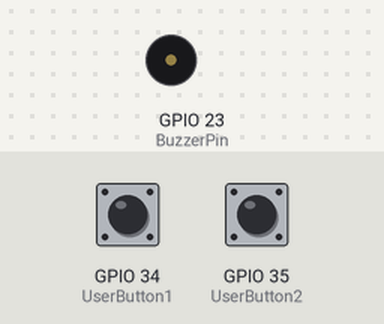
Bench run of a sketch on a simulated ESP32. Parts: buzzer (waves = sounding). The inputs (shaded band) are chosen by the test bench; at power-on: GPIO 34 (UserButton1) HIGH, GPIO 35 (UserButton2) HIGH.

Above: at 3.9 s.
4.0 s: GPIO 34 (UserButton1) pulled LOW for 1 s
At 4.7 s:
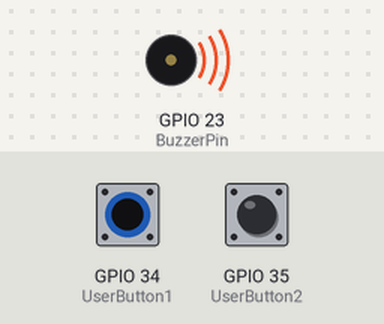
7.0 s: GPIO 35 (UserButton2) pulled LOW for 3.2 s
At 11.4 s:
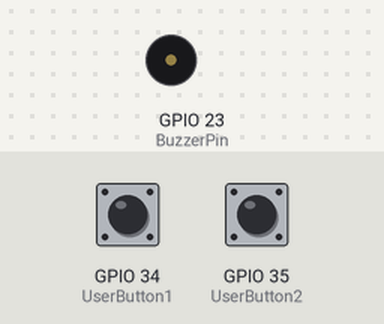
11.7 s: GPIO 34 (UserButton1) pulled LOW for 3.2 s
At 12.4 s:
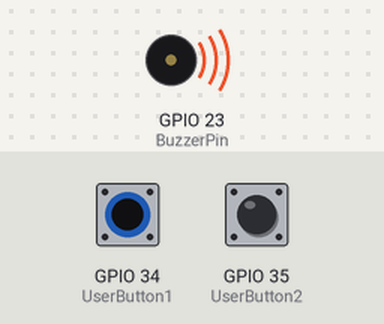
Timing chart, 0 to 16.5 s (numbered marks = the images above; inputs shaded):
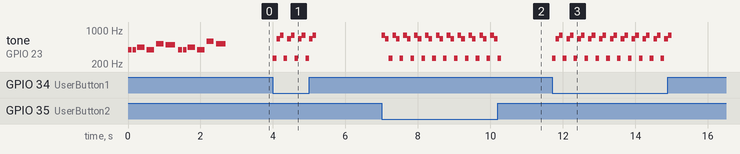

Measured:
- after the input at 4.0 s, tone on GPIO 23 (BuzzerPin): silent → 262 Hz at once, then repeats every 0.30 s: 659 Hz 0.10 s, 784 Hz 0.10 s, 262 Hz 0.10 s, until it stays silent from 5.2 s
- after the input at 7.0 s, tone on GPIO 23 (BuzzerPin): silent → 784 Hz at once, then repeats every 0.30 s: 659 Hz 0.10 s, 262 Hz 0.10 s, 784 Hz 0.10 s, until it stays silent from 10.3 s
- after the input at 11.7 s, tone on GPIO 23 (BuzzerPin): silent → 262 Hz at once, then repeats every 0.30 s: 659 Hz 0.10 s, 784 Hz 0.10 s, 262 Hz 0.10 s, until it stays silent from 15.0 s

The sketch:

Buzzer.ino
```cpp
/*
DESCRIPTION:
This example code will use the the buzzzer on the Robo ESP32 to play the tones.
The User button also used in this code. Upon startup, a short melody will be played
and then the code will wait for the button press to play another set of short tones.

AUTHOR   : Cytron Technologies Sdn Bhd
WEBSITE  : www.cytron.io
EMAIL    : support@cytron.io
*/


const int BuzzerPin = 23;    // Robo ESP32 Buzzer connected to pin D23
const int UserButton1 = 34;  // User Button 1 connected to pin D34
const int UserButton2 = 35;  // User Button 2 connected to pin D35

// Notes for the "Happy Birthday" song
int melody_note[] = { 392, 392, 440, 392, 523, 494, 392, 392, 440, 392, 587, 523 };

// Short melody note durations for fast tempo (milliseconds)
int melody_duration[] = { 100, 100, 200, 200, 200, 270, 100, 100, 200, 200, 200, 270 };

void setup() {
  // Set the buzzer as an output device
  pinMode(BuzzerPin, OUTPUT);

  // Set the button as an input device with internal pull-up
  pinMode(UserButton1, INPUT_PULLUP);
  pinMode(UserButton2, INPUT_PULLUP);

  // Play the "Happy Birthday" melody during setup at fast tempo
  play_melody(BuzzerPin);
}

void loop() {
  // Check if the button is pressed (LOW means pressed because of INPUT_PULLUP)
  if (!digitalRead(UserButton1)) {
    // Play a short melody when the button is pressed
    tone(BuzzerPin, 262, 100);  // Play C note
    delay(100);
    tone(BuzzerPin, 659, 100);  // Play E note
    delay(100);
    tone(BuzzerPin, 784, 100);  // Play G note
    delay(100);
    noTone(BuzzerPin);  // Turn off the buzzer
  }
  if (!digitalRead(UserButton2)) {
    // Play a short melody when the button is pressed
    tone(BuzzerPin, 784, 100);  // Play C note
    delay(100);
    tone(BuzzerPin, 659, 100);  // Play E note
    delay(100);
    tone(BuzzerPin, 262, 100);  // Play G note
    delay(100);
    noTone(BuzzerPin);  // Turn off the buzzer
  }
}

// Function to play the "Happy Birthday" melody
void play_melody(int pin) {
  int notesCount = sizeof(melody_note) / sizeof(melody_note[0]);  // Calculate number of notes
  for (int i = 0; i < notesCount; i++) {
    if (melody_note[i] == 0) {
      noTone(pin);  // If the note is 0, turn off the buzzer
    } else {
      tone(pin, melody_note[i], melody_duration[i]);  // Play the note with the specified duration
    }
    delay(melody_duration[i] * 1.3);  // Slight delay between notes for rhythm
  }
}
```
